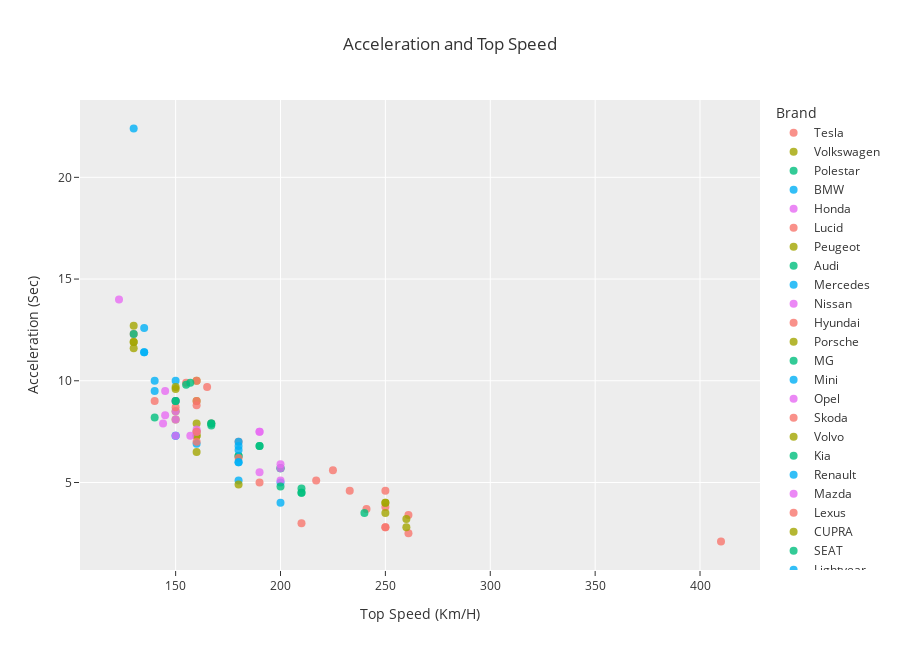

Notebook code for this chart:
### Markdown cell above
### Acceleration and Top_Speed

### Code cell
fig = ex.scatter(EV,x = 'TopSpeed_KmH',y = 'AccelSec', color = 'Brand', hover_data=['Model'] ,
           opacity=0.8 , title='Acceleration and Top Speed' , height=650 , width=900 , template='ggplot2' ,
                labels=dict(AccelSec='Acceleration (Sec)', TopSpeed_KmH='Top Speed (Km/H)'))

fig.update_traces(marker={'size': 8}) # adjusting the markers size
fig.show()

### Figure 1 — Plotly figure (JSON) as saved in the notebook; plotly's stock layout.template omitted (floating-point values rounded to 4 significant figures)
{"data": [{"customdata": [["Model 3 Long Range Dual Motor"], ["Model 3 Standard Range Plus"], ["Model Y Long Range Dual Motor"], ["Model 3 Long Range Performance"], ["Cybertruck Tri Motor"], ["Model S Long Range"], ["Roadster "], ["Model X Long Range"], ["Model S Performance"], ["Model Y Long Range Performance"], ["Cybertruck Dual Motor"], ["Model X Performance"], ["Cybertruck Single Motor"]], "hovertemplate": "Brand=Tesla <br>Top Speed (Km/H)=%{x}<br>Acceleration (Sec)=%{y}<br>Model=%{customdata[0]}<extra></extra>", "legendgroup": "Tesla ", "marker": {"color": "#F8766D", "opacity": 0.8, "size": 8, "symbol": "circle"}, "mode": "markers", "name": "Tesla ", "orientation": "v", "showlegend": true, "type": "scatter", "x": [233, 225, 217, 261, 210, 250, 410, 250, 261, 241, 190, 250, 180], "xaxis": "x", "y": [4.6, 5.6, 5.1, 3.4, 3, 3.8, 2.1, 4.6, 2.5, 3.7, 5, 2.8, 7], "yaxis": "y"}, {"customdata": [["ID.3 Pure"], ["e-Golf "], ["ID.3 Pro S"], ["e-Up! "], ["ID.4 "], ["ID.3 Pro"], ["ID.3 1st"], ["ID.3 Pro Performance"]], "hovertemplate": "Brand=Volkswagen <br>Top Speed (Km/H)=%{x}<br>Acceleration (Sec)=%{y}<br>Model=%{customdata[0]}<extra></extra>", "legendgroup": "Volkswagen ", "marker": {"color": "#A3A500", "opacity": 0.8, "size": 8, "symbol": "circle"}, "mode": "markers", "name": "Volkswagen ", "orientation": "v", "showlegend": true, "type": "scatter", "x": [160, 150, 160, 130, 160, 160, 160, 160], "xaxis": "x", "y": [10, 9.6, 7.9, 11.9, 7.5, 9, 7.3, 7.3], "yaxis": "y"}, {"customdata": [["2"]], "hovertemplate": "Brand=Polestar <br>Top Speed (Km/H)=%{x}<br>Acceleration (Sec)=%{y}<br>Model=%{customdata[0]}<extra></extra>", "legendgroup": "Polestar ", "marker": {"color": "#00BF7D", "opacity": 0.8, "size": 8, "symbol": "circle"}, "mode": "markers", "name": "Polestar ", "orientation": "v", "showlegend": true, "type": "scatter", "x": [210], "xaxis": "x", "y": [4.7], "yaxis": "y"}, {"customdata": [["iX3 "], ["i4 "], ["i3 120 Ah"], ["i3s 120 Ah"]], "hovertemplate": "Brand=BMW <br>Top Speed (Km/H)=%{x}<br>Acceleration (Sec)=%{y}<br>Model=%{customdata[0]}<extra></extra>", "legendgroup": "BMW ", "marker": {"color": "#00B0F6", "opacity": 0.8, "size": 8, "symbol": "circle"}, "mode": "markers", "name": "BMW ", "orientation": "v", "showlegend": true, "type": "scatter", "x": [180, 200, 150, 160], "xaxis": "x", "y": [6.8, 4, 7.3, 6.9], "yaxis": "y"}, {"customdata": [["e "], ["e Advance"]], "hovertemplate": "Brand=Honda <br>Top Speed (Km/H)=%{x}<br>Acceleration (Sec)=%{y}<br>Model=%{customdata[0]}<extra></extra>", "legendgroup": "Honda ", "marker": {"color": "#E76BF3", "opacity": 0.8, "size": 8, "symbol": "circle"}, "mode": "markers", "name": "Honda ", "orientation": "v", "showlegend": true, "type": "scatter", "x": [145, 145], "xaxis": "x", "y": [9.5, 8.3], "yaxis": "y"}, {"customdata": [["Air "]], "hovertemplate": "Brand=Lucid <br>Top Speed (Km/H)=%{x}<br>Acceleration (Sec)=%{y}<br>Model=%{customdata[0]}<extra></extra>", "legendgroup": "Lucid ", "marker": {"color": "#F8766D", "opacity": 0.8, "size": 8, "symbol": "circle"}, "mode": "markers", "name": "Lucid ", "orientation": "v", "showlegend": true, "type": "scatter", "x": [250], "xaxis": "x", "y": [2.8], "yaxis": "y"}, {"customdata": [["e-208 "], ["e-2008 SUV "]], "hovertemplate": "Brand=Peugeot <br>Top Speed (Km/H)=%{x}<br>Acceleration (Sec)=%{y}<br>Model=%{customdata[0]}<extra></extra>", "legendgroup": "Peugeot ", "marker": {"color": "#A3A500", "opacity": 0.8, "size": 8, "symbol": "circle"}, "mode": "markers", "name": "Peugeot ", "orientation": "v", "showlegend": true, "type": "scatter", "x": [150, 150], "xaxis": "x", "y": [8.1, 8.5], "yaxis": "y"}, {"customdata": [["Q4 e-tron "], ["e-tron GT "], ["e-tron 50 quattro"], ["e-tron Sportback 55 quattro"], ["e-tron 55 quattro"], ["Q4 Sportback e-tron "], ["e-tron Sportback 50 quattro"], ["e-tron S 55 quattro"], ["e-tron S Sportback 55 quattro"]], "hovertemplate": "Brand=Audi <br>Top Speed (Km/H)=%{x}<br>Acceleration (Sec)=%{y}<br>Model=%{customdata[0]}<extra></extra>", "legendgroup": "Audi ", "marker": {"color": "#00BF7D", "opacity": 0.8, "size": 8, "symbol": "circle"}, "mode": "markers", "name": "Audi ", "orientation": "v", "showlegend": true, "type": "scatter", "x": [180, 240, 190, 200, 200, 180, 190, 210, 210], "xaxis": "x", "y": [6.3, 3.5, 6.8, 5.7, 5.7, 6.3, 6.8, 4.5, 4.5], "yaxis": "y"}, {"customdata": [["EQC 400 4MATIC"], ["EQA "], ["EQV 300 Long"]], "hovertemplate": "Brand=Mercedes <br>Top Speed (Km/H)=%{x}<br>Acceleration (Sec)=%{y}<br>Model=%{customdata[0]}<extra></extra>", "legendgroup": "Mercedes ", "marker": {"color": "#00B0F6", "opacity": 0.8, "size": 8, "symbol": "circle"}, "mode": "markers", "name": "Mercedes ", "orientation": "v", "showlegend": true, "type": "scatter", "x": [180, 200, 140], "xaxis": "x", "y": [5.1, 5, 10], "yaxis": "y"}, {"customdata": [["Leaf "], ["Leaf e+"], ["Ariya 87kWh"], ["e-NV200 Evalia "], ["Ariya e-4ORCE 87kWh"], ["Ariya 63kWh"], ["Ariya e-4ORCE 63kWh"], ["Ariya e-4ORCE 87kWh Performance"]], "hovertemplate": "Brand=Nissan <br>Top Speed (Km/H)=%{x}<br>Acceleration (Sec)=%{y}<br>Model=%{customdata[0]}<extra></extra>", "legendgroup": "Nissan ", "marker": {"color": "#E76BF3", "opacity": 0.8, "size": 8, "symbol": "circle"}, "mode": "markers", "name": "Nissan ", "orientation": "v", "showlegend": true, "type": "scatter", "x": [144, 157, 160, 123, 200, 160, 200, 200], "xaxis": "x", "y": [7.9, 7.3, 7.6, 14, 5.7, 7.5, 5.9, 5.1], "yaxis": "y"}, {"customdata": [["Kona Electric 64 kWh"], ["IONIQ Electric"], ["Kona Electric 39 kWh"]], "hovertemplate": "Brand=Hyundai <br>Top Speed (Km/H)=%{x}<br>Acceleration (Sec)=%{y}<br>Model=%{customdata[0]}<extra></extra>", "legendgroup": "Hyundai ", "marker": {"color": "#F8766D", "opacity": 0.8, "size": 8, "symbol": "circle"}, "mode": "markers", "name": "Hyundai ", "orientation": "v", "showlegend": true, "type": "scatter", "x": [167, 165, 155], "xaxis": "x", "y": [7.9, 9.7, 9.9], "yaxis": "y"}, {"customdata": [["Taycan Turbo S"], ["Taycan 4S"], ["Taycan 4S Plus"], ["Taycan Cross Turismo "], ["Taycan Turbo"]], "hovertemplate": "Brand=Porsche <br>Top Speed (Km/H)=%{x}<br>Acceleration (Sec)=%{y}<br>Model=%{customdata[0]}<extra></extra>", "legendgroup": "Porsche ", "marker": {"color": "#A3A500", "opacity": 0.8, "size": 8, "symbol": "circle"}, "mode": "markers", "name": "Porsche ", "orientation": "v", "showlegend": true, "type": "scatter", "x": [260, 250, 250, 250, 260], "xaxis": "x", "y": [2.8, 4, 4, 3.5, 3.2], "yaxis": "y"}, {"customdata": [["ZS EV"]], "hovertemplate": "Brand=MG <br>Top Speed (Km/H)=%{x}<br>Acceleration (Sec)=%{y}<br>Model=%{customdata[0]}<extra></extra>", "legendgroup": "MG ", "marker": {"color": "#00BF7D", "opacity": 0.8, "size": 8, "symbol": "circle"}, "mode": "markers", "name": "MG ", "orientation": "v", "showlegend": true, "type": "scatter", "x": [140], "xaxis": "x", "y": [8.2], "yaxis": "y"}, {"customdata": [["Cooper SE "]], "hovertemplate": "Brand=Mini <br>Top Speed (Km/H)=%{x}<br>Acceleration (Sec)=%{y}<br>Model=%{customdata[0]}<extra></extra>", "legendgroup": "Mini ", "marker": {"color": "#00B0F6", "opacity": 0.8, "size": 8, "symbol": "circle"}, "mode": "markers", "name": "Mini ", "orientation": "v", "showlegend": true, "type": "scatter", "x": [150], "xaxis": "x", "y": [7.3], "yaxis": "y"}, {"customdata": [["Corsa-e "], ["Ampera-e "], ["Mokka-e "]], "hovertemplate": "Brand=Opel <br>Top Speed (Km/H)=%{x}<br>Acceleration (Sec)=%{y}<br>Model=%{customdata[0]}<extra></extra>", "legendgroup": "Opel ", "marker": {"color": "#E76BF3", "opacity": 0.8, "size": 8, "symbol": "circle"}, "mode": "markers", "name": "Opel ", "orientation": "v", "showlegend": true, "type": "scatter", "x": [150, 150, 150], "xaxis": "x", "y": [8.1, 7.3, 8.5], "yaxis": "y"}, {"customdata": [["Enyaq iV 50"], ["CITIGOe iV "], ["Enyaq iV 80"], ["Enyaq iV 80X"], ["Enyaq iV vRS"], ["Enyaq iV 60"]], "hovertemplate": "Brand=Skoda <br>Top Speed (Km/H)=%{x}<br>Acceleration (Sec)=%{y}<br>Model=%{customdata[0]}<extra></extra>", "legendgroup": "Skoda ", "marker": {"color": "#F8766D", "opacity": 0.8, "size": 8, "symbol": "circle"}, "mode": "markers", "name": "Skoda ", "orientation": "v", "showlegend": true, "type": "scatter", "x": [160, 130, 160, 160, 180, 160], "xaxis": "x", "y": [10, 12.3, 8.8, 7, 6.2, 9], "yaxis": "y"}, {"customdata": [["XC40 P8 AWD Recharge"]], "hovertemplate": "Brand=Volvo <br>Top Speed (Km/H)=%{x}<br>Acceleration (Sec)=%{y}<br>Model=%{customdata[0]}<extra></extra>", "legendgroup": "Volvo ", "marker": {"color": "#A3A500", "opacity": 0.8, "size": 8, "symbol": "circle"}, "mode": "markers", "name": "Volvo ", "orientation": "v", "showlegend": true, "type": "scatter", "x": [180], "xaxis": "x", "y": [4.9], "yaxis": "y"}, {"customdata": [["e-Niro 64 kWh"], ["e-Soul 64 kWh"], ["e-Niro 39 kWh"], ["e-Soul 64 kWh"], ["e-Soul 39 kWh"]], "hovertemplate": "Brand=Kia <br>Top Speed (Km/H)=%{x}<br>Acceleration (Sec)=%{y}<br>Model=%{customdata[0]}<extra></extra>", "legendgroup": "Kia ", "marker": {"color": "#00BF7D", "opacity": 0.8, "size": 8, "symbol": "circle"}, "mode": "markers", "name": "Kia ", "orientation": "v", "showlegend": true, "type": "scatter", "x": [167, 167, 155, 167, 157], "xaxis": "x", "y": [7.8, 7.9, 9.8, 7.9, 9.9], "yaxis": "y"}, {"customdata": [["Zoe ZE50 R110"], ["Zoe ZE50 R135"], ["Twingo ZE"], ["Zoe ZE40 R110"], ["Kangoo Maxi ZE 33"]], "hovertemplate": "Brand=Renault <br>Top Speed (Km/H)=%{x}<br>Acceleration (Sec)=%{y}<br>Model=%{customdata[0]}<extra></extra>", "legendgroup": "Renault ", "marker": {"color": "#00B0F6", "opacity": 0.8, "size": 8, "symbol": "circle"}, "mode": "markers", "name": "Renault ", "orientation": "v", "showlegend": true, "type": "scatter", "x": [135, 140, 135, 135, 130], "xaxis": "x", "y": [11.4, 9.5, 12.6, 11.4, 22.4], "yaxis": "y"}, {"customdata": [["MX-30 "]], "hovertemplate": "Brand=Mazda <br>Top Speed (Km/H)=%{x}<br>Acceleration (Sec)=%{y}<br>Model=%{customdata[0]}<extra></extra>", "legendgroup": "Mazda ", "marker": {"color": "#E76BF3", "opacity": 0.8, "size": 8, "symbol": "circle"}, "mode": "markers", "name": "Mazda ", "orientation": "v", "showlegend": true, "type": "scatter", "x": [150], "xaxis": "x", "y": [9], "yaxis": "y"}, {"customdata": [["UX 300e"]], "hovertemplate": "Brand=Lexus <br>Top Speed (Km/H)=%{x}<br>Acceleration (Sec)=%{y}<br>Model=%{customdata[0]}<extra></extra>", "legendgroup": "Lexus ", "marker": {"color": "#F8766D", "opacity": 0.8, "size": 8, "symbol": "circle"}, "mode": "markers", "name": "Lexus ", "orientation": "v", "showlegend": true, "type": "scatter", "x": [160], "xaxis": "x", "y": [7.5], "yaxis": "y"}, {"customdata": [["el-Born "]], "hovertemplate": "Brand=CUPRA <br>Top Speed (Km/H)=%{x}<br>Acceleration (Sec)=%{y}<br>Model=%{customdata[0]}<extra></extra>", "legendgroup": "CUPRA ", "marker": {"color": "#A3A500", "opacity": 0.8, "size": 8, "symbol": "circle"}, "mode": "markers", "name": "CUPRA ", "orientation": "v", "showlegend": true, "type": "scatter", "x": [160], "xaxis": "x", "y": [6.5], "yaxis": "y"}, {"customdata": [["Mii Electric "]], "hovertemplate": "Brand=SEAT <br>Top Speed (Km/H)=%{x}<br>Acceleration (Sec)=%{y}<br>Model=%{customdata[0]}<extra></extra>", "legendgroup": "SEAT ", "marker": {"color": "#00BF7D", "opacity": 0.8, "size": 8, "symbol": "circle"}, "mode": "markers", "name": "SEAT ", "orientation": "v", "showlegend": true, "type": "scatter", "x": [130], "xaxis": "x", "y": [12.3], "yaxis": "y"}, {"customdata": [["One "]], "hovertemplate": "Brand=Lightyear <br>Top Speed (Km/H)=%{x}<br>Acceleration (Sec)=%{y}<br>Model=%{customdata[0]}<extra></extra>", "legendgroup": "Lightyear ", "marker": {"color": "#00B0F6", "opacity": 0.8, "size": 8, "symbol": "circle"}, "mode": "markers", "name": "Lightyear ", "orientation": "v", "showlegend": true, "type": "scatter", "x": [150], "xaxis": "x", "y": [10], "yaxis": "y"}, {"customdata": [["U5 "]], "hovertemplate": "Brand=Aiways <br>Top Speed (Km/H)=%{x}<br>Acceleration (Sec)=%{y}<br>Model=%{customdata[0]}<extra></extra>", "legendgroup": "Aiways ", "marker": {"color": "#E76BF3", "opacity": 0.8, "size": 8, "symbol": "circle"}, "mode": "markers", "name": "Aiways ", "orientation": "v", "showlegend": true, "type": "scatter", "x": [150], "xaxis": "x", "y": [9], "yaxis": "y"}, {"customdata": [["3 Crossback E-Tense"]], "hovertemplate": "Brand=DS <br>Top Speed (Km/H)=%{x}<br>Acceleration (Sec)=%{y}<br>Model=%{customdata[0]}<extra></extra>", "legendgroup": "DS ", "marker": {"color": "#F8766D", "opacity": 0.8, "size": 8, "symbol": "circle"}, "mode": "markers", "name": "DS ", "orientation": "v", "showlegend": true, "type": "scatter", "x": [150], "xaxis": "x", "y": [8.7], "yaxis": "y"}, {"customdata": [["e-C4 "]], "hovertemplate": "Brand=Citroen <br>Top Speed (Km/H)=%{x}<br>Acceleration (Sec)=%{y}<br>Model=%{customdata[0]}<extra></extra>", "legendgroup": "Citroen ", "marker": {"color": "#A3A500", "opacity": 0.8, "size": 8, "symbol": "circle"}, "mode": "markers", "name": "Citroen ", "orientation": "v", "showlegend": true, "type": "scatter", "x": [150], "xaxis": "x", "y": [9.7], "yaxis": "y"}, {"customdata": [["I-Pace "]], "hovertemplate": "Brand=Jaguar <br>Top Speed (Km/H)=%{x}<br>Acceleration (Sec)=%{y}<br>Model=%{customdata[0]}<extra></extra>", "legendgroup": "Jaguar ", "marker": {"color": "#00BF7D", "opacity": 0.8, "size": 8, "symbol": "circle"}, "mode": "markers", "name": "Jaguar ", "orientation": "v", "showlegend": true, "type": "scatter", "x": [200], "xaxis": "x", "y": [4.8], "yaxis": "y"}, {"customdata": [["Mustang Mach-E ER RWD"], ["Mustang Mach-E ER AWD"], ["Mustang Mach-E SR AWD"], ["Mustang Mach-E SR RWD"]], "hovertemplate": "Brand=Ford <br>Top Speed (Km/H)=%{x}<br>Acceleration (Sec)=%{y}<br>Model=%{customdata[0]}<extra></extra>", "legendgroup": "Ford ", "marker": {"color": "#00B0F6", "opacity": 0.8, "size": 8, "symbol": "circle"}, "mode": "markers", "name": "Ford ", "orientation": "v", "showlegend": true, "type": "scatter", "x": [180, 180, 180, 180], "xaxis": "x", "y": [7, 6, 6, 6.6], "yaxis": "y"}, {"customdata": [["M-Byte 95 kWh 4WD"], ["M-Byte 72 kWh 2WD"], ["M-Byte 95 kWh 2WD"]], "hovertemplate": "Brand=Byton <br>Top Speed (Km/H)=%{x}<br>Acceleration (Sec)=%{y}<br>Model=%{customdata[0]}<extra></extra>", "legendgroup": "Byton ", "marker": {"color": "#E76BF3", "opacity": 0.8, "size": 8, "symbol": "circle"}, "mode": "markers", "name": "Byton ", "orientation": "v", "showlegend": true, "type": "scatter", "x": [190, 190, 190], "xaxis": "x", "y": [5.5, 7.5, 7.5], "yaxis": "y"}, {"customdata": [["Sion "]], "hovertemplate": "Brand=Sono <br>Top Speed (Km/H)=%{x}<br>Acceleration (Sec)=%{y}<br>Model=%{customdata[0]}<extra></extra>", "legendgroup": "Sono ", "marker": {"color": "#F8766D", "opacity": 0.8, "size": 8, "symbol": "circle"}, "mode": "markers", "name": "Sono ", "orientation": "v", "showlegend": true, "type": "scatter", "x": [140], "xaxis": "x", "y": [9], "yaxis": "y"}, {"customdata": [["EQ forfour "], ["EQ fortwo coupe"], ["EQ fortwo cabrio"]], "hovertemplate": "Brand=Smart <br>Top Speed (Km/H)=%{x}<br>Acceleration (Sec)=%{y}<br>Model=%{customdata[0]}<extra></extra>", "legendgroup": "Smart ", "marker": {"color": "#A3A500", "opacity": 0.8, "size": 8, "symbol": "circle"}, "mode": "markers", "name": "Smart ", "orientation": "v", "showlegend": true, "type": "scatter", "x": [130, 130, 130], "xaxis": "x", "y": [12.7, 11.6, 11.9], "yaxis": "y"}, {"customdata": [["500e Hatchback"], ["500e Convertible"]], "hovertemplate": "Brand=Fiat <br>Top Speed (Km/H)=%{x}<br>Acceleration (Sec)=%{y}<br>Model=%{customdata[0]}<extra></extra>", "legendgroup": "Fiat ", "marker": {"color": "#00BF7D", "opacity": 0.8, "size": 8, "symbol": "circle"}, "mode": "markers", "name": "Fiat ", "orientation": "v", "showlegend": true, "type": "scatter", "x": [150, 150], "xaxis": "x", "y": [9, 9], "yaxis": "y"}], "layout": {"height": 650, "legend": {"title": {"text": "Brand"}, "tracegroupgap": 0}, "title": {"text": "Acceleration and Top Speed"}, "width": 900, "xaxis": {"anchor": "y", "domain": [0, 1], "title": {"text": "Top Speed (Km/H)"}}, "yaxis": {"anchor": "x", "domain": [0, 1], "title": {"text": "Acceleration (Sec)"}}}}
